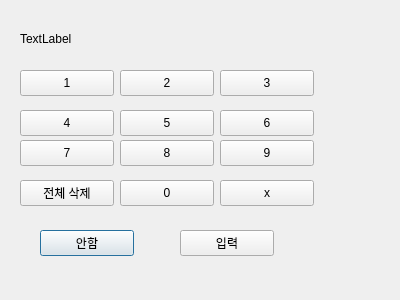
<?xml version="1.0" encoding="UTF-8"?>
<ui version="4.0">
 <class>paymentcomplete</class>
 <widget class="QDialog" name="paymentcomplete">
  <property name="geometry">
   <rect>
    <x>0</x>
    <y>0</y>
    <width>400</width>
    <height>300</height>
   </rect>
  </property>
  <property name="windowTitle">
   <string>Dialog</string>
  </property>
  <widget class="QPushButton" name="pushButton">
   <property name="geometry">
    <rect>
     <x>40</x>
     <y>230</y>
     <width>94</width>
     <height>26</height>
    </rect>
   </property>
   <property name="text">
    <string>안함</string>
   </property>
  </widget>
  <widget class="QPushButton" name="pushButton_2">
   <property name="geometry">
    <rect>
     <x>180</x>
     <y>230</y>
     <width>94</width>
     <height>26</height>
    </rect>
   </property>
   <property name="text">
    <string>입력</string>
   </property>
  </widget>
  <widget class="QPushButton" name="pushButton_3">
   <property name="geometry">
    <rect>
     <x>20</x>
     <y>70</y>
     <width>94</width>
     <height>26</height>
    </rect>
   </property>
   <property name="text">
    <string>1</string>
   </property>
  </widget>
  <widget class="QPushButton" name="pushButton_4">
   <property name="geometry">
    <rect>
     <x>120</x>
     <y>70</y>
     <width>94</width>
     <height>26</height>
    </rect>
   </property>
   <property name="text">
    <string>2</string>
   </property>
  </widget>
  <widget class="QPushButton" name="pushButton_5">
   <property name="geometry">
    <rect>
     <x>220</x>
     <y>70</y>
     <width>94</width>
     <height>26</height>
    </rect>
   </property>
   <property name="text">
    <string>3</string>
   </property>
  </widget>
  <widget class="QPushButton" name="pushButton_6">
   <property name="geometry">
    <rect>
     <x>20</x>
     <y>110</y>
     <width>94</width>
     <height>26</height>
    </rect>
   </property>
   <property name="text">
    <string>4</string>
   </property>
  </widget>
  <widget class="QPushButton" name="pushButton_7">
   <property name="geometry">
    <rect>
     <x>120</x>
     <y>110</y>
     <width>94</width>
     <height>26</height>
    </rect>
   </property>
   <property name="text">
    <string>5</string>
   </property>
  </widget>
  <widget class="QPushButton" name="pushButton_8">
   <property name="geometry">
    <rect>
     <x>220</x>
     <y>110</y>
     <width>94</width>
     <height>26</height>
    </rect>
   </property>
   <property name="text">
    <string>6</string>
   </property>
  </widget>
  <widget class="QPushButton" name="pushButton_9">
   <property name="geometry">
    <rect>
     <x>20</x>
     <y>140</y>
     <width>94</width>
     <height>26</height>
    </rect>
   </property>
   <property name="text">
    <string>7</string>
   </property>
  </widget>
  <widget class="QPushButton" name="pushButton_10">
   <property name="geometry">
    <rect>
     <x>120</x>
     <y>140</y>
     <width>94</width>
     <height>26</height>
    </rect>
   </property>
   <property name="text">
    <string>8</string>
   </property>
  </widget>
  <widget class="QPushButton" name="pushButton_11">
   <property name="geometry">
    <rect>
     <x>220</x>
     <y>140</y>
     <width>94</width>
     <height>26</height>
    </rect>
   </property>
   <property name="text">
    <string>9</string>
   </property>
  </widget>
  <widget class="QPushButton" name="pushButton_12">
   <property name="geometry">
    <rect>
     <x>20</x>
     <y>180</y>
     <width>94</width>
     <height>26</height>
    </rect>
   </property>
   <property name="text">
    <string>전체 삭제</string>
   </property>
  </widget>
  <widget class="QPushButton" name="pushButton_13">
   <property name="geometry">
    <rect>
     <x>120</x>
     <y>180</y>
     <width>94</width>
     <height>26</height>
    </rect>
   </property>
   <property name="text">
    <string>0</string>
   </property>
  </widget>
  <widget class="QPushButton" name="pushButton_14">
   <property name="geometry">
    <rect>
     <x>220</x>
     <y>180</y>
     <width>94</width>
     <height>26</height>
    </rect>
   </property>
   <property name="text">
    <string>x</string>
   </property>
  </widget>
  <widget class="QLabel" name="label">
   <property name="geometry">
    <rect>
     <x>20</x>
     <y>30</y>
     <width>66</width>
     <height>18</height>
    </rect>
   </property>
   <property name="text">
    <string>TextLabel</string>
   </property>
  </widget>
 </widget>
 <resources/>
 <connections/>
</ui>
